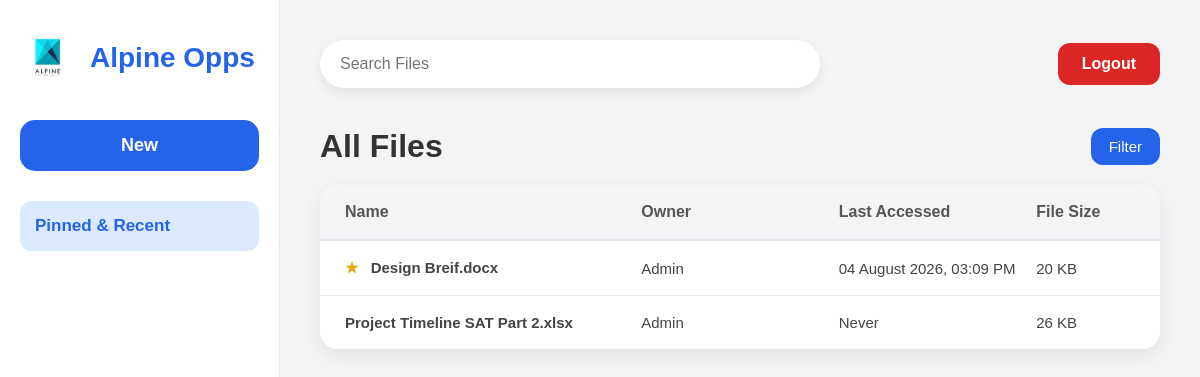
Page /dashboard (signed in) on the earlier database version.
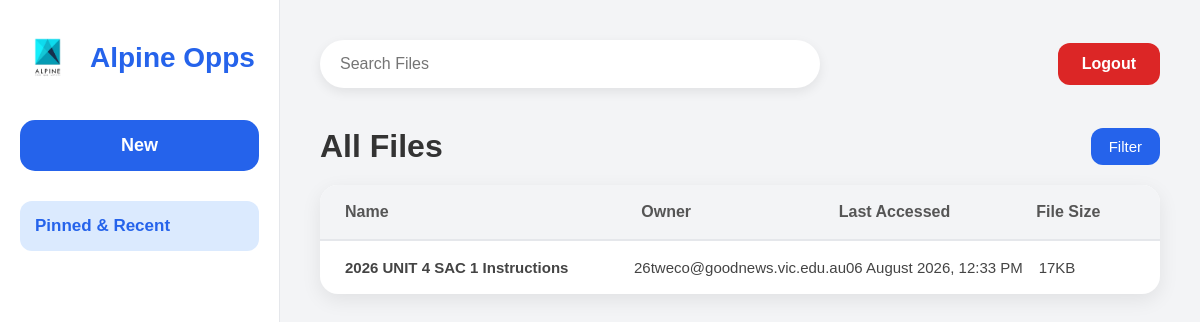
Same page on the later database version.
### tables this page shows
CREATE TABLE Files (

        FileID INTEGER PRIMARY KEY AUTOINCREMENT,

        FileName TEXT NOT NULL,

        FileType TEXT NOT NULL,

        FileURL TEXT NOT NULL,

        FileOwner TEXT NOT NULL,

        LastAccessed TEXT NOT NULL,

        FileSize TEXT,

        IsPinned INTEGER DEFAULT 0

    );

### app.py (the view)
@app.route("/dashboard")
def dashboard():
    if "email" not in session:
        return redirect(url_for("login_page"))
    connection = sqlite3.connect(DATABASE)
    connection.row_factory = sqlite3.Row
    cursor = connection.cursor()
    cursor.execute("""
        SELECT *
        FROM Files
        ORDER BY IsPinned DESC, FileID DESC
    """)
    files = cursor.fetchall()
    connection.close()
    return render_template(
        "dashboard.html",
        files=files
    )

### templates/dashboard.html (shortened to what this page needs)
<!DOCTYPE html>
<html lang="en">
<head>
    <link
        rel="stylesheet"
        href="{{ url_for('static', filename='css/dashboard.css') }}"
    >
</head>
<body>
<div class="container">
    <aside class="sidebar">
        <div class="logo">
            <img
                src="{{ url_for('static', filename='images/logo.png') }}"
                alt="Logo"
            >
            <h2>Alpine Opps</h2>
        </div>
        <form action="{{ url_for('newfile') }}" method="GET">
            <button type="submit" class="new-btn">
                New
            </button>
        </form>
        <div class="menu">
            <div class="menu-item active">
                <p>Pinned & Recent</p>
            </div>
        </div>
    </aside>
    <main class="main-content">
        <header class="topbar">
            <div class="search-box">
                <input type="text" placeholder="Search Files">
            </div>
            <a href="{{ url_for('logout') }}" class="logout-btn">
                Logout
            </a>
        </header>
        <section class="files-header">
            <h1>All Files</h1>
            <button class="filter-btn">
                Filter
            </button>
        </section>
        <section class="file-table">
            <div class="table-head">
                <div>Name</div>
                <div>Owner</div>
                <div>Last Accessed</div>
                <div>File Size</div>
            </div>
            {% for file in files %}
                <div
                    class="table-row"
                    onclick="window.open('{{ url_for('open_file', file_id=file['FileID']) }}', '_blank')"
                    tabindex="0"
                    role="button"
                    onkeydown="if(event.key==='Enter' || event.key===' '){
                        event.preventDefault();
                        window.open('{{ url_for('open_file', file_id=file['FileID']) }}', '_blank');
                    }" >
                    <div class="file-name">
                        {% if file["IsPinned"] == 1 %}
                            <span class="pin-icon">★</span>
                        {% endif %}
                        {{ file["FileName"] }}
                    </div>
                    <div>
                        {{ file["FileOwner"] }}
                    </div>
                    <div>
                        {{ file["LastAccessed"] }}
                    </div>
                    <div>
                        {{ file["FileSize"] }}
                    </div>
                </div>
            {% endfor %}
        </section>
    </main>
</div>
</body>
</html>

### static/css/dashboard.css (style rules this page uses)
* { margin:0; padding:0; box-sizing:border-box; font-family:Arial, Helvetica, sans-serif; }
body { background:#f3f4f6; color:#333; }
.container { display:flex; height:100vh; }
.sidebar { width:280px; background:#ffffff; border-right:1px solid #e5e7eb; padding:30px 20px; display:flex; flex-direction:column; }
.logo { display:flex; align-items:center; gap:15px; margin-bottom:35px; }
.logo img { width:55px; }
.logo h2 { font-size:28px; color:#2563eb; }
.new-btn { width:100%; padding:15px; border:none; border-radius:15px; background:#2563eb; color:white; font-size:18px; font-weight:bold; cursor:pointer; margin-bottom:30px; transition:.2s; }
.menu { margin-bottom:20px; }
.menu-item { padding:15px; border-radius:12px; cursor:pointer; transition:.2s; font-size:17px; }
.active { background:#dbeafe; color:#2563eb; font-weight:bold; }
.main-content { flex:1; padding:40px; }
.topbar { display:flex; justify-content:space-between; align-items:center; margin-bottom:40px; }
.search-box { width:500px; }
.search-box input { width:100%; padding:15px 20px; border:none; border-radius:30px; background:white; font-size:16px; outline:none; box-shadow:0 4px 12px rgba(0,0,0,.08); }
.logout-btn { text-decoration:none; background:#dc2626; color:white; padding:12px 24px; border-radius:12px; font-weight:bold; transition:.2s; }
.files-header { display:flex; justify-content:space-between; align-items:center; margin-bottom:25px; }
.files-header h1 { font-size:34px; font-weight:600; }
.filter-btn { background:#2563eb; color:white; border:none; border-radius:12px; padding:12px 24px; font-size:15px; cursor:pointer; transition:.2s; }
.file-table { background:white; border-radius:18px; overflow:hidden; box-shadow:0 8px 20px rgba(0,0,0,.08); }
.table-head { display:grid; grid-template-columns:3fr 2fr 2fr 1fr; background:#f8fafc; padding:20px 30px; font-weight:bold; color:#666; border-bottom:2px solid #e5e7eb; }
.table-row { display:grid; grid-template-columns:3fr 2fr 2fr 1fr; padding:20px 30px; border-bottom:1px solid #f1f1f1; transition:.2s; }
.table-row:last-child { border-bottom:none; }
.table-row div:first-child { font-weight:600; }
.files-header { display:flex; justify-content:space-between; align-items:center; margin-bottom:20px; }
.files-header h1 { font-size:32px; color:#333; font-weight:600; }
.filter-btn { display:flex; align-items:center; gap:8px; padding:10px 18px; border:none; border-radius:12px; background:#2563eb; color:white; cursor:pointer; font-size:15px; transition:.2s; }
.file-table { background:white; border-radius:18px; overflow:hidden; box-shadow:0 6px 20px rgba(0,0,0,.08); }
.table-head { display:grid; grid-template-columns: 3fr 2fr 2fr 1fr; background:#f3f4f6; padding:18px 25px; font-weight:bold; color:#555; border-bottom:2px solid #e5e7eb; }
.table-row { display:grid; grid-template-columns: 3fr 2fr 2fr 1fr; padding:18px 25px; align-items:center; border-bottom:1px solid #ededed; transition:.2s; font-size:15px; }
.table-row div { color:#444; }

Differences in the rows shown:
removed Files: FileName "Project Timeline SAT Part 2.xlsx", FileOwner "Admin", LastAccessed "Never", FileSize "26 KB"
changed Files: FileName "Design Breif.docx" → "2026 UNIT 4 SAC 1 Instructions"; FileOwner "Admin" → "26tweco@goodnews.vic.edu.au"; LastAccessed "04 August 2026, 03:09 PM" → "06 August 2026, 12:33 PM"; FileSize "20 KB" → "17KB"; no longer shows "★"
